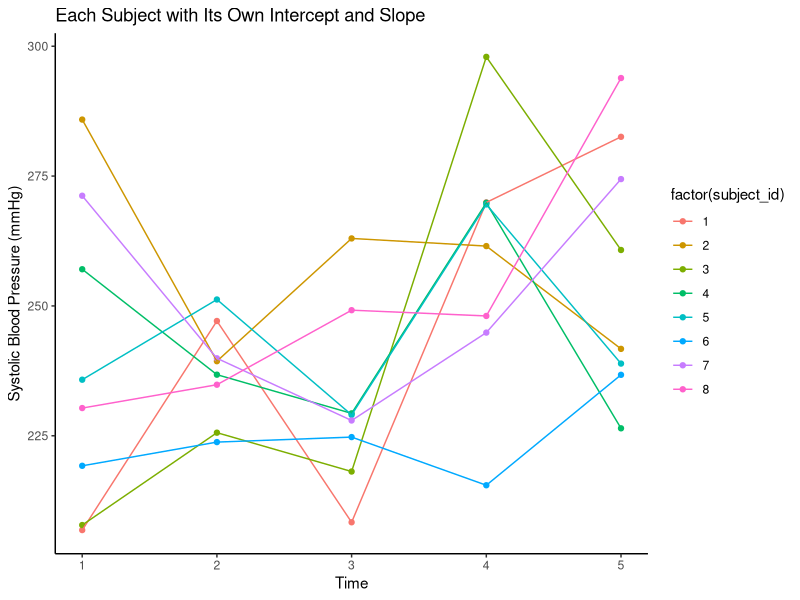
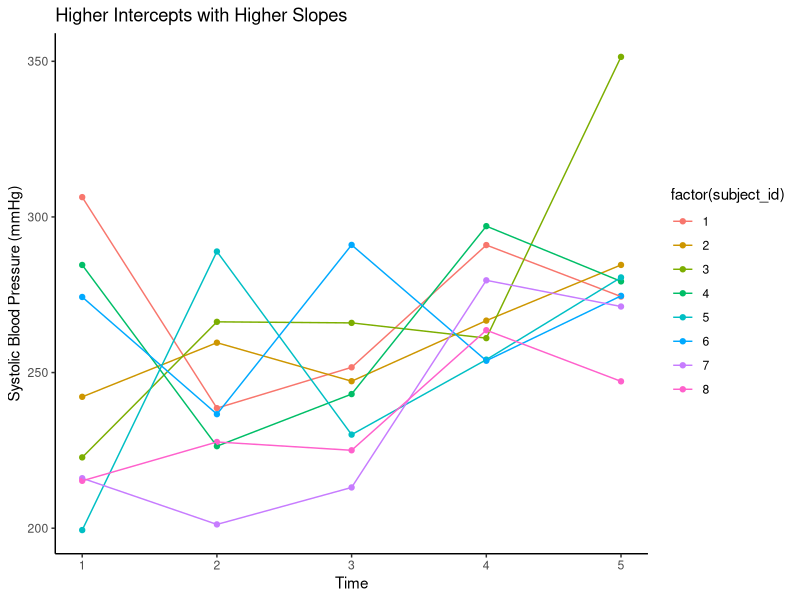
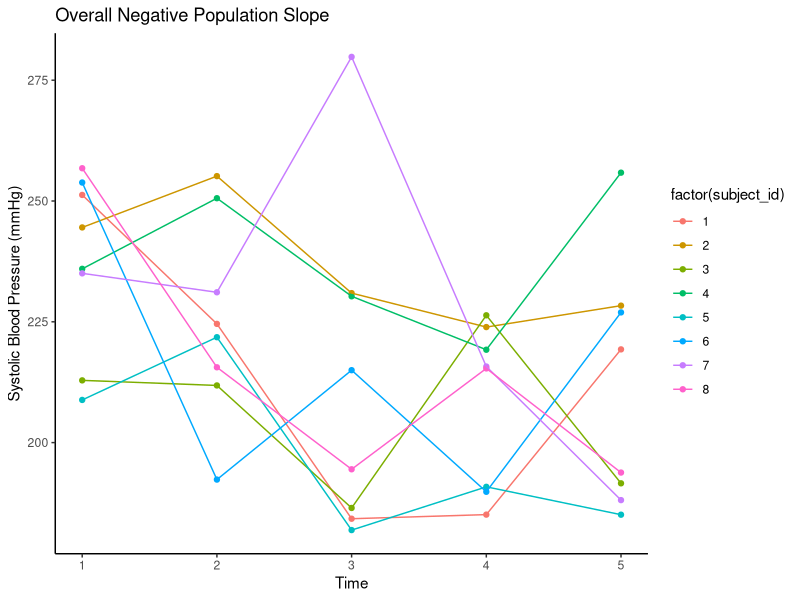
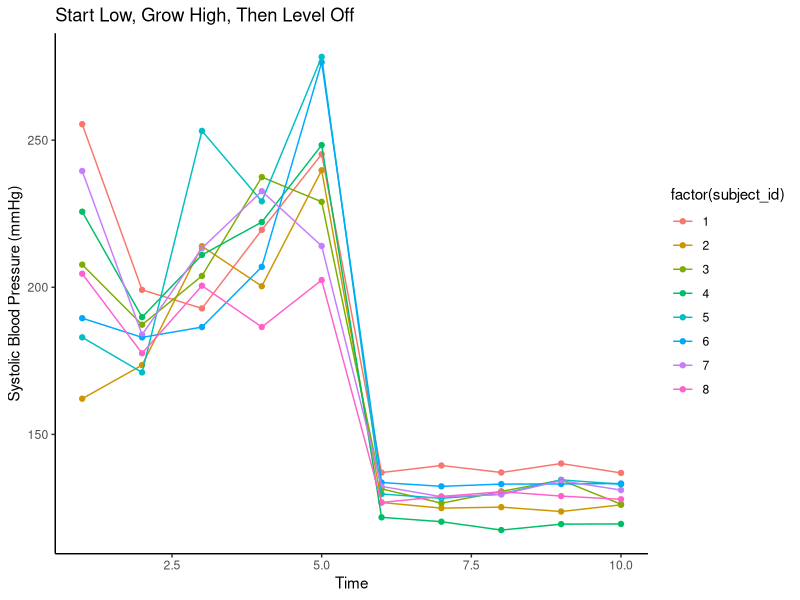
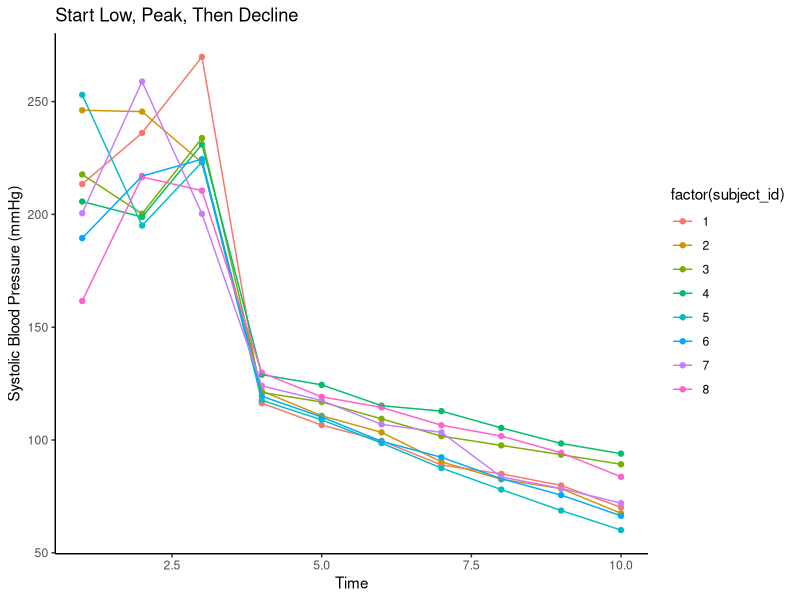
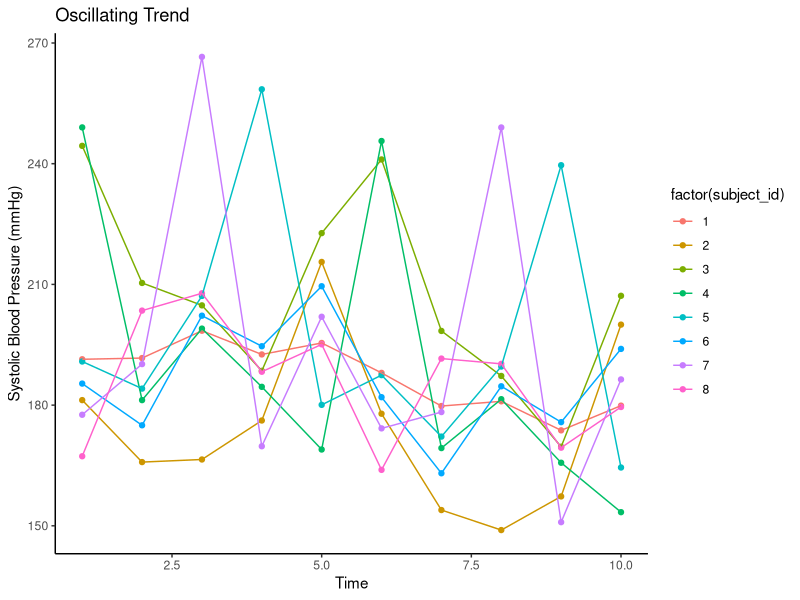
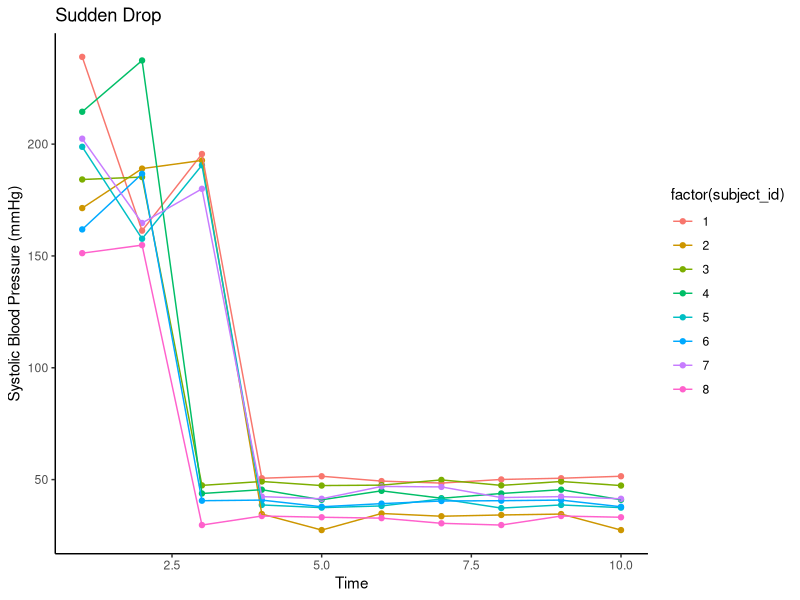
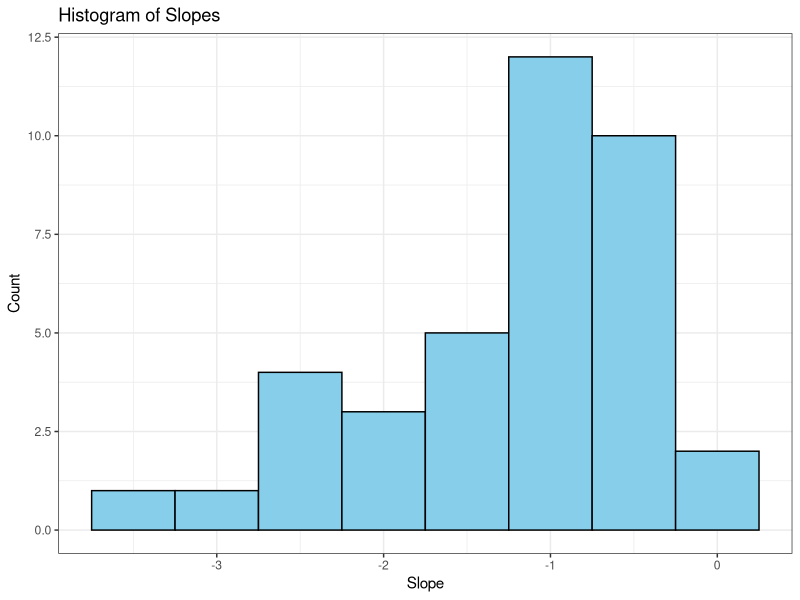

Write the R code that produced these figures, in order.
## ---- chunk 1
# Load libraries
library(ggplot2)
library(dplyr)

# Define parameters
set.seed(123)
subject_id <- sort(rep(1:8, 5))
time <- rep(1:5, 8)

# Generate intercepts and slopes
intercepts <- runif(8, 90, 120)
slopes <- runif(8, 1, 5)

# Define blood pressure range and probabilities
bp_range <- 90:180
prob <- c(rep(1 - 0.47, 39), rep(1 - 0.2115, 9), rep(0.2115, 43))

# Generate systolic values
Systolic <- rep(NA, 40)
for (i in 1:8) {
  idx <- which(subject_id == i)
  Systolic[idx] <- sample(bp_range, 5, replace = TRUE, prob = prob) +
                   intercepts[i] + slopes[i] * time[idx] + rnorm(5, 0, 2)
}

# Create tibble
bp_data_a <- as_tibble(cbind(subject_id, time, Systolic))
## ---- chunk 2
# Plot
ggplot(na.omit(bp_data_a), aes(x = time, y = Systolic, group = subject_id, color = factor(subject_id))) +
  geom_point() +
  geom_line() +
  theme_classic() +
  ggtitle("Each Subject with Its Own Intercept and Slope") +
  xlab("Time") +
  ylab("Systolic Blood Pressure (mmHg)")
## ---- chunk 3
# Generate intercepts and positively correlated slopes
intercepts <- runif(8, 90, 120)
slopes <- 0.1 * intercepts

# Generate systolic values
Systolic <- rep(NA, 40)
for (i in 1:8) {
  idx <- which(subject_id == i)
  Systolic[idx] <- sample(bp_range, 5, replace = TRUE, prob = prob) +
                   intercepts[i] + slopes[i] * time[idx] + rnorm(5, 0, 2)
}

# Create tibble
bp_data_b <- as_tibble(cbind(subject_id, time, Systolic))
## ---- chunk 4
# Plot
ggplot(na.omit(bp_data_b), aes(x = time, y = Systolic, group = subject_id, color = factor(subject_id))) +
  geom_point() +
  geom_line() +
  theme_classic() +
  ggtitle("Higher Intercepts with Higher Slopes") +
  xlab("Time") +
  ylab("Systolic Blood Pressure (mmHg)")
## ---- chunk 5
# Generate intercepts and negative slopes
intercepts <- runif(8, 90, 120)
slopes <- runif(8, -5, -1)

# Generate systolic values
Systolic <- rep(NA, 40)
for (i in 1:8) {
  idx <- which(subject_id == i)
  Systolic[idx] <- sample(bp_range, 5, replace = TRUE, prob = prob) +
                   intercepts[i] + slopes[i] * time[idx] + rnorm(5, 0, 2)
}

# Create tibble
bp_data_c <- as_tibble(cbind(subject_id, time, Systolic))
## ---- chunk 6
# Plot
ggplot(na.omit(bp_data_c), aes(x = time, y = Systolic, group = subject_id, color = factor(subject_id))) +
  geom_point() +
  geom_line() +
  theme_classic() +
  ggtitle("Overall Negative Population Slope") +
  xlab("Time") +
  ylab("Systolic Blood Pressure (mmHg)")
## ---- chunk 7
# Increase observations
n_obs <- 10
subject_id <- sort(rep(1:8, n_obs))
time <- rep(1:n_obs, 8)

# Generate intercepts, growth rates, and leveling off values
intercepts <- runif(8, 60, 80)
growth_rates <- runif(8, 5, 10)
level_off <- runif(8, 120, 140)

# Generate systolic values
Systolic <- rep(NA, 80)
for (i in 1:8) {
  idx <- which(subject_id == i)
  Systolic[idx] <- ifelse(time[idx] <= 5, 
                          sample(bp_range, 5, replace = TRUE, prob = prob) + 
                          intercepts[i] + growth_rates[i] * time[idx],
                          level_off[i] + rnorm(n_obs, 0, 2))
}

# Create tibble
bp_data_d <- as_tibble(cbind(subject_id, time, Systolic))
## ---- chunk 8
# Plot
ggplot(na.omit(bp_data_d), aes(x = time, y = Systolic, group = subject_id, color = factor(subject_id))) +
  geom_point() +
  geom_line() +
  theme_classic() +
  ggtitle("Start Low, Grow High, Then Level Off") +
  xlab("Time") +
  ylab("Systolic Blood Pressure (mmHg)")
## ---- chunk 9
# Generate peaks and declines
peaks <- runif(8, 120, 140)
declines <- runif(8, 5, 10)

# Generate systolic values
Systolic <- rep(NA, 40)
for (i in 1:8) {
  idx <- which(subject_id == i)
  Systolic[idx] <- ifelse(time[idx] <= 3, 
                          sample(bp_range, 5, replace = TRUE, prob = prob) + 
                          intercepts[i] + growth_rates[i] * time[idx],
                          peaks[i] - declines[i] * (time[idx] - 3) + rnorm(5, 0, 2))
}

# Create tibble
bp_data_e <- as_tibble(cbind(subject_id, time, Systolic))
## ---- chunk 10
# Plot
ggplot(na.omit(bp_data_e), aes(x = time, y = Systolic, group = subject_id, color = factor(subject_id))) +
  geom_point() +
  geom_line() +
  theme_classic() +
  ggtitle("Start Low, Peak, Then Decline") +
  xlab("Time") +
  ylab("Systolic Blood Pressure (mmHg)")
## ---- chunk 11
# Define oscillating trend
oscillate <- sin(0.5 * time)

Systolic <- rep(NA, 40)
for (i in 1:8) {
  idx <- which(subject_id == i)
  Systolic[idx] <- sample(bp_range, 5, replace = TRUE, prob = prob) + 
                   intercepts[i] + 10 * oscillate[idx] + rnorm(5, 0, 2)
}

# Create tibble
bp_data_f1 <- as_tibble(cbind(subject_id, time, Systolic))
## ---- chunk 12
# Plot
ggplot(na.omit(bp_data_f1), aes(x = time, y = Systolic, group = subject_id, color = factor(subject_id))) +
  geom_point() +
  geom_line() +
  theme_classic() +
  ggtitle("Oscillating Trend") +
  xlab("Time") +
  ylab("Systolic Blood Pressure (mmHg)")
## ---- chunk 13
# Define sudden drop
Systolic <- rep(NA, 40)
for (i in 1:8) {
  idx <- which(subject_id == i)
  drop_point <- sample(3:4, 1)
  Systolic[idx] <- ifelse(time[idx] < drop_point, 
                          sample(bp_range, 5, replace = TRUE, prob = prob) + 
                          intercepts[i] + slopes[i] * time[idx], 
                          intercepts[i] - 30 + rnorm(5, 0, 2))
}

# Create tibble
bp_data_f2 <- as_tibble(cbind(subject_id, time, Systolic))
## ---- chunk 14
# Plot
ggplot(na.omit(bp_data_f2), aes(x = time, y = Systolic, group = subject_id, color = factor(subject_id))) +
  geom_point() +
  geom_line() +
  theme_classic() +
  ggtitle("Sudden Drop") +
  xlab("Time") +
  ylab("Systolic Blood Pressure (mmHg)")
## ---- chunk 15
library(dplyr)
library(readr)
library(ggplot2)

# Load the weight loss data 
setwd('/Users/yangan/Desktop/M236/M236-Lab/hw2')

options(scipen = 999)

weight_loss_data_in <- read_tsv("Weight Loss Version1(weekly observations).txt", col_names = TRUE)

weight_loss_data <- weight_loss_data_in[complete.cases(weight_loss_data_in),]

# Calculate slopes for each subject
slopes <- weight_loss_data %>%
  group_by(id) %>%
  summarize(slope = lm(weight ~ week)$coefficients[2])

# Plot the slopes in a histogram
ggplot(data = slopes) +
  geom_histogram(aes(x = slope), binwidth = 0.5, fill = "skyblue", color = "black") +
  theme_bw() +
  labs(x = "Slope", 
       y = "Count",
       title = "Histogram of Slopes")

## ---- chunk 16
# Calculate the average slope
mean_slope <- mean(slopes$slope)

# Calculate the standard deviation of the slopes
sd_slope <- sd(slopes$slope)

mean_slope
sd_slope
## ---- chunk 17
# Perform a t-test to test if the average slope is equal to zero
t_test <- t.test(slopes$slope, mu = 0)

t_test
## ---- chunk 18

# Select subjects with varying amounts of data
subject_1 <- filter(weight_loss_data, id == 1)
subject_2 <- filter(weight_loss_data, id == 2)

# Perform linear regression for each subject
lm_1 <- lm(weight ~ week, data = subject_1)
lm_2 <- lm(weight ~ week, data = subject_2)

# Extract standard errors of the slopes
se_1 <- summary(lm_1)$coefficients[2, 2]
se_2 <- summary(lm_2)$coefficients[2, 2]

# Compare standard errors
se_1
se_2

## ---- chunk 19
slope_1 <- lm(weight ~ week, data = subject_1)$coefficients[2]
slope_2 <- lm(weight ~ week, data = subject_2)$coefficients[2]

slope_1
slope_2
## ---- chunk 20
# Perform a t-test to test if the average slope is equal to zero
t_test <- t.test(slopes$slope, mu = 0)

t_test
## ---- chunk 21
# Load necessary libraries
library(dplyr)

# Read the data
ozone_data_in <- read.table("Ozone data.txt", header = TRUE)
ozone_data <- ozone_data_in[complete.cases(ozone_data_in),]
# Group data by 'site' and calculate the first, last ozone values and the difference
ozone_summary <- ozone_data %>%
  dplyr::group_by(fullname) %>%
  dplyr::summarise(first = first(ozone),
            last = last(ozone),
            diff = last - first,
            mean = mean(ozone),
            range = max(ozone) - min(ozone))

# Print the results
print(head(ozone_summary, 10))

## ---- chunk 22
# Load necessary libraries
library(tidyr)
library(dplyr)

# Recreate the dataset in wide format
data <- data.frame(
  Subject = 1:20,
  Week_0 = c(219, 167, 152, 194, 235, 200, 181, 211, 250, 210, 142, 192, 217, 187, 188, 187, 184, 197, 200, 219),
  Week_2 = c(222, 161, 144, 193, 231, 199, 183, 204, 249, 209, 140, 195, 217, 189, 196, 191, 189, 201, 205, 223),
  Week_4 = c(221, 165, 144, 193, 235, 195, 177, 210, 247, 209, 143, 193, 220, 189, 194, 187, 184, 200, 205, 225),
  Week_6 = c(215, 161, 147, 189, 236, 199, 175, 208, 251, 212, 142, 193, 219, 193, 191, 187, 188, 198, 206, 222),
  Week_8 = c(214, 158, 145, 191, 235, 195, 180, 211, 251, 212, 147, 198, 224, 195, 193, 181, 189, 201, 209, 226),
  Week_10 = c(211, 159, 146, 189, 231, 197, 180, 211, 250, 213, 144, 201, 226, 202, 191, 179, 189, 204, 210, 231)
)
## ---- chunk 23
# Convert wide format to long format
data_long = data %>%
  pivot_longer(cols = starts_with('Week'),
               names_to = 'Week',
               values_to = 'Weight') %>%
  mutate(Week = as.numeric(gsub('Week_', '', Week))) # Extract numerical values from Week names

head(data_long, 10)
## ---- chunk 24
# Perform a paired t-test using the weight at week 10 and the baseline weight for all 20 subjects
week_10 <- data_long %>%
  filter(Week == 10) %>%
  select(Weight) %>%
  pull()

baseline <- data_long %>%
  filter(Week == 0) %>%
  select(Weight) %>%
  pull()

t.test(week_10, baseline, paired = TRUE)

## ---- chunk 25
# Filter out subjects with bold observations 
complete_subjects <- data_long %>% 
  filter(!(Subject %in% c(11, 12, 13, 14, 15, 16, 17, 18, 19, 20)))

week_10_complete <- complete_subjects %>% 
  filter(Week == 10) %>% 
  select(Weight) %>% 
  pull()

baseline_complete <- complete_subjects %>% 
  filter(Week == 0) %>% 
  select(Weight) %>% 
  pull()

t.test(week_10_complete, baseline_complete, paired = TRUE)
## ---- chunk 26
# Use the last regular (non-bold) observation for subjects with at least two observations
last_observation <- data_long %>%
  group_by(Subject) %>%
  filter(n() >= 2) %>%  # Ensure each subject has at least two observations
  summarize(last_weight = ifelse(any(Weight >= Weight[Week == 0] + 4),
                                 max(Weight[Week < min(Week[Weight >= Weight[Week == 0] + 4])]), # Last regular weight before bold
                                 max(Weight[Week == 10]))) # For subjects with no bold, use Week 10

baseline <- data_long %>%
  filter(Week == 0) %>%
  select(Subject, Weight) %>%
  pull()

last_weights <- last_observation$last_weight

# Paired t-test between the last regular observation and baseline (Week 0)
t.test(last_weights, baseline, paired = TRUE)
## ---- chunk 27
# Use the last observation before dropout 
before_dropout <- data_long %>%
  group_by(Subject) %>%
  summarize(last_weight = ifelse(any(Weight >= Weight[Week == 0] + 4),
                                 max(Weight[Week == max(Week[Weight < Weight[Week == 0] + 4])]), # Last weight before bold (dropout)
                                 max(Weight[Week == 10]))) # For subjects with no bold, use Week 10

baseline <- data_long %>%
  filter(Week == 0) %>%
  select(Subject, Weight) %>%
  pull()

last_weights_dropout <- before_dropout$last_weight

# Paired t-test between last available observation before dropout and baseline (Week 0)
t.test(last_weights_dropout, baseline, paired = TRUE)
## ---- chunk 28
# Compare the conclusions for the four t-tests
conclusions <- data.frame(
  Test = c('All 20 subjects', '10 complete observations', 'Last regular observation', 'Last observation before dropout'),
  p_value = c(0.3255, 0.02237, 0.1476, 0.1506),
  Conclusion = c('Fail to reject H0', 'Reject H0', 'Fail to reject H0', 'Fail to reject H0')
)

conclusions

# Determine overall diet effectiveness
diet_effectiveness <- ifelse(any(conclusions$Conclusion == 'Reject H0'), 'Partially Effective', 'Not Effective')
diet_effectiveness

# Naive researcher's conclusion
naive_researcher <- ifelse(conclusions$Conclusion[2] == 'Reject H0', 'Reject H0', 'Fail to reject H0')
naive_researcher

# Moral of the analysis
moral <- 'The conclusions depend on the subset of data used. It is critical to consider how dropout or missing data affects the results, as excluding these observations can create selection bias and lead to misleading interpretations.'
moral

## ---- chunk 29
# Compare the last observation before dropout to Week 10 observation for each subject
comparison <- data_long %>%
  group_by(Subject) %>%
  # Identify the last weight before dropout (first bold observation)
  summarize(
    week_10 = max(Weight[Week == 10]),
    last_weight_before_dropout = ifelse(any(Weight >= Weight[Week == 0] + 4),
                                        max(Weight[Week < min(Week[Weight >= Weight[Week == 0] + 4])]), # Last weight before bold
                                        max(Weight[Week == 10])) # For subjects with no bold, use Week 10
  )

# Filter only subjects with bold observations (those who "dropped out")
dropout_subjects <- comparison %>%
  filter(week_10 != last_weight_before_dropout)

# Extract Week 10 and last observation before dropout
week_10_values <- dropout_subjects$week_10
last_before_dropout_values <- dropout_subjects$last_weight_before_dropout

# Paired t-test between Week 10 and the last observation before dropout
t_test_f <- t.test(week_10_values, last_before_dropout_values, paired = TRUE)
t_test_f

# Add a comparison column to see if Week 10 is always higher than the last weight before dropout
comparison <- comparison %>%
  mutate(is_week_10_higher = week_10 > last_weight_before_dropout)

comparison
